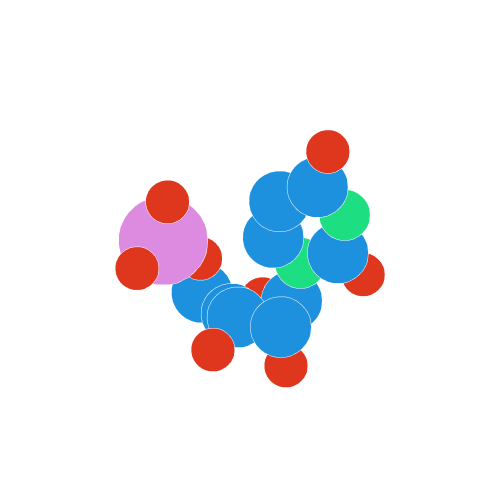

Here is the notebook cell this chart was saved with:
### Code cell
print(chain[7].name)
chain[7].draw(width=500, height=500)

### Figure 1 — Plotly figure (JSON) as saved in the notebook; plotly's stock layout.template omitted (floating-point values rounded to 4 significant figures)
{"data": [{"hoverinfo": "text", "hovertext": ["P 908 U", "OP1 908 U", "OP2 908 U", "O5' 908 U", "C5' 908 U", "C4' 908 U", "O4' 908 U", "C3' 908 U", "O3' 908 U", "C2' 908 U", "O2' 908 U", "C1' 908 U", "N1 908 U", "C2 908 U", "O2 908 U", "N3 908 U", "C4 908 U", "O4 908 U", "C5 908 U", "C6 908 U"], "marker": {"color": ["#DC8BE0", "#DE371D", "#DE371D", "#DE371D", "#1D90DE", "#1D90DE", "#DE371D", "#1D90DE", "#DE371D", "#1D90DE", "#DE371D", "#1D90DE", "#1DDE81", "#1D90DE", "#DE371D", "#1DDE81", "#1D90DE", "#DE371D", "#1D90DE", "#1D90DE"], "opacity": 1, "size": [61.87, 30.3, 30.3, 30.3, 42.3, 42.3, 30.3, 42.3, 30.3, 42.3, 30.3, 42.3, 35.35, 42.3, 30.3, 35.35, 42.3, 30.3, 42.3, 42.3]}, "mode": "markers", "type": "scatter3d", "x": [102.1, 101.6, 101.3, 103.5, 104.4, 105.0, 105.8, 103.9, 103.4, 104.8, 105.6, 105.6, 105.0, 105.3, 106.1, 104.6, 103.7, 103.1, 103.4, 104.1], "y": [65.76, 67.08, 64.84, 66.0, 66.99, 67.82, 67.01, 68.39, 69.62, 68.61, 69.75, 67.34, 66.18, 65.89, 66.51, 64.81, 64.02, 63.11, 64.38, 65.42], "z": [33.21, 33.6, 32.41, 32.45, 32.92, 31.77, 30.94, 30.82, 31.31, 29.57, 29.71, 29.58, 28.94, 27.63, 26.97, 27.11, 27.76, 27.14, 29.12, 29.65]}], "layout": {"height": 500, "scene": {"aspectmode": "auto", "aspectratio": {"x": 0.8082, "y": 1.112, "z": 1.112}, "camera": {"center": {"x": 0, "y": 0, "z": 0}, "eye": {"x": -1.647, "y": 0.9693, "z": -1.017}, "projection": {"type": "perspective"}, "up": {"x": -0.419, "y": -0.8917, "z": -0.1711}}, "dragmode": "orbit", "xaxis": {"type": "linear", "visible": false}, "yaxis": {"type": "linear", "visible": false}, "zaxis": {"type": "linear", "visible": false}}, "width": 500}}
